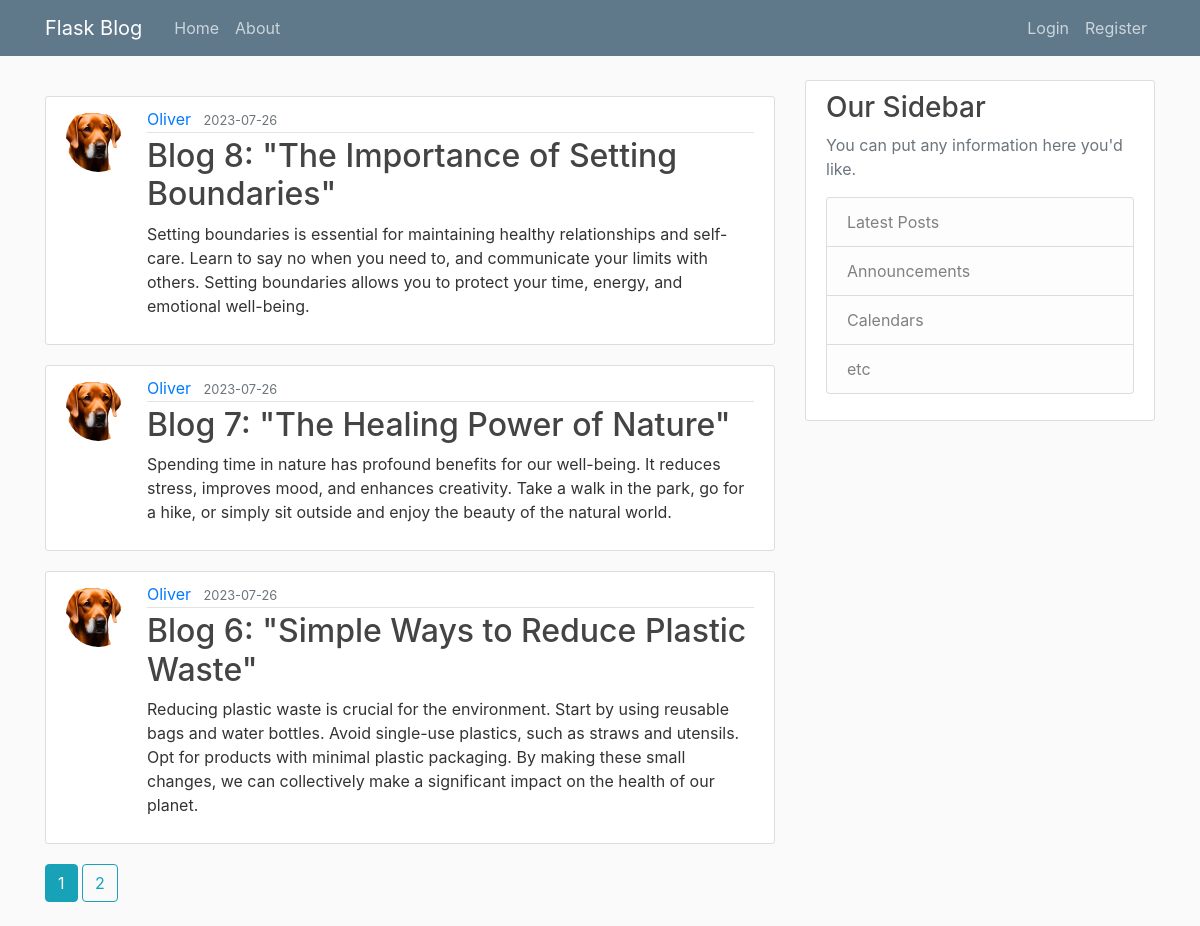
The page /user/Oliver on the database its author committed.
### myblog/models.py (models this page shows, shortened)
class Post(db.Model):
    id = db.Column(db.Integer, primary_key = True)
    title = db.Column(db.String(100), nullable=False)
    date_posted = db.Column(db.DateTime, nullable=False, default=datetime.utcnow)
    content = db.Column(db.Text, nullable=False)
    user_id = db.Column(db.Integer, db.ForeignKey('user.id'), nullable=False)

class User(db.Model, UserMixin):
    id = db.Column(db.Integer, primary_key = True)
    username = db.Column(db.String(20), unique=True, nullable=False)
    email = db.Column(db.String(120), unique=True, nullable=False)
    image_file = db.Column(db.String(20), nullable=False, default='default.jpg')
    password = db.Column(db.String(60), nullable=False)
    posts = db.relationship('Post', backref='author', lazy=True)

### myblog/users/routes.py (the view)
@users.route("/user/<string:username>")
def user_posts(username):
    page = request.args.get('page', 1, type=int)
    user = User.query.filter_by(username=username).first_or_404()
    posts = Post.query.filter_by(author=user).order_by(Post.date_posted.desc()).paginate(page=page, per_page=3)
    return render_template('user_posts.html', posts=posts, user=user)

### myblog/templates/user_posts.html (shortened to what this page needs)
{% extends "layout.html" %}
{% block content %}
    {% for post in posts.items %}
        <article class="media content-section">
            <img class="rounded-circle article-img" src="{{ url_for('static', filename='flask profile pictures/' + post.author.image_file) }}">
            <div class="media-body">
            <div class="article-metadata">
                <a class="mr-2" href="{{ url_for('users.user_posts', username=post.author.username) }}">{{ post.author.username }}</a>
                <small class="text-muted">{{ post.date_posted.strftime('%Y-%m-%d') }}</small>
            </div>
            <h2><a class="article-title" href="{{ url_for('posts.post', post_id=post.id) }}">{{ post.title }}</a></h2>
            <p class="article-content">{{ post.content }}</p>
            </div>
        </article>
    {% endfor %}
    {% for page_num in posts.iter_pages(left_edge=1, right_edge=1, left_current=1, right_current=2) %}
        {% if page_num %}
            {% if posts.page == page_num %}
                <a class="btn btn-info mb-4" href="{{ url_for('users.user_posts', username=user.username, page=page_num) }}">{{ page_num }}</a>
            {% else %}
                <a class="btn btn-outline-info mb-4" href="{{ url_for('users.user_posts', username=user.username, page=page_num) }}">{{ page_num }}</a>
            {% endif %}
        {% else %}
            ...
        {% endif %}
    {% endfor %}
{% endblock content %}

### myblog/static/main.css (style rules this page uses)
body { background: #fafafa; color: #333333; margin-top: 5rem; }
h1, h2, h3, h4, h5, h6 { color: #444444; }
.content-section { background: #ffffff; padding: 10px 20px; border: 1px solid #dddddd; border-radius: 3px; margin-bottom: 20px; }
.article-title { color: #444444; }
.article-content { white-space: pre-line; }
.article-img { height: 65px; width: 65px; margin-right: 16px; }
.article-metadata { padding-bottom: 1px; margin-bottom: 4px; border-bottom: 1px solid #e3e3e3 }

### rows shown on the page
Post: image_file (picture), author.username "Oliver", date_posted "2023-07-26", title "Blog 8: \"The Importance of Setting Boundaries\"", content "Setting boundaries is essential for maintaining healthy relationships and self-care. Learn to say no when you need to, and communicate your limits with others. Setting boundaries allows you to protect your time, energy, and emotional well-being."
Post: image_file (picture), author.username "Oliver", date_posted "2023-07-26", title "Blog 7: \"The Healing Power of Nature\"", content "Spending time in nature has profound benefits for our well-being. It reduces stress, improves mood, and enhances creativity. Take a walk in the park, go for a hike, or simply sit outside and enjoy the beauty of the natural world."
Post: image_file (picture), author.username "Oliver", date_posted "2023-07-26", title "Blog 6: \"Simple Ways to Reduce Plastic Waste\"", content "Reducing plastic waste is crucial for the environment. Start by using reusable bags and water bottles. Avoid single-use plastics, such as straws and utensils. Opt for products with minimal plastic packaging. By making these small changes, we can collectively make a significant impact on the health of our planet."

### other values the page prints
{{ page_num }} "1"
{{ page_num }} "2"
